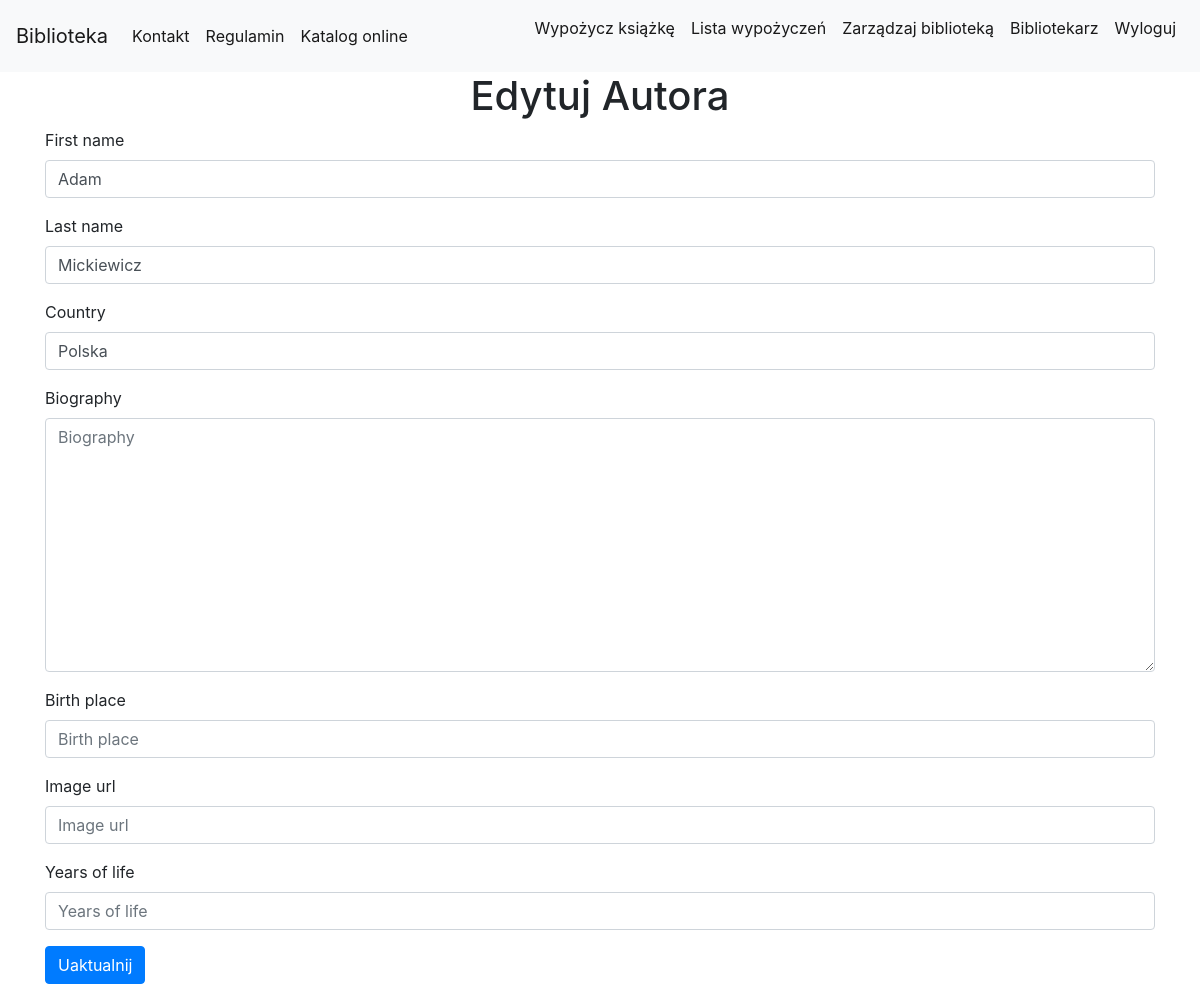
Page /library/update_author/16/ (signed in) on the earlier database version.
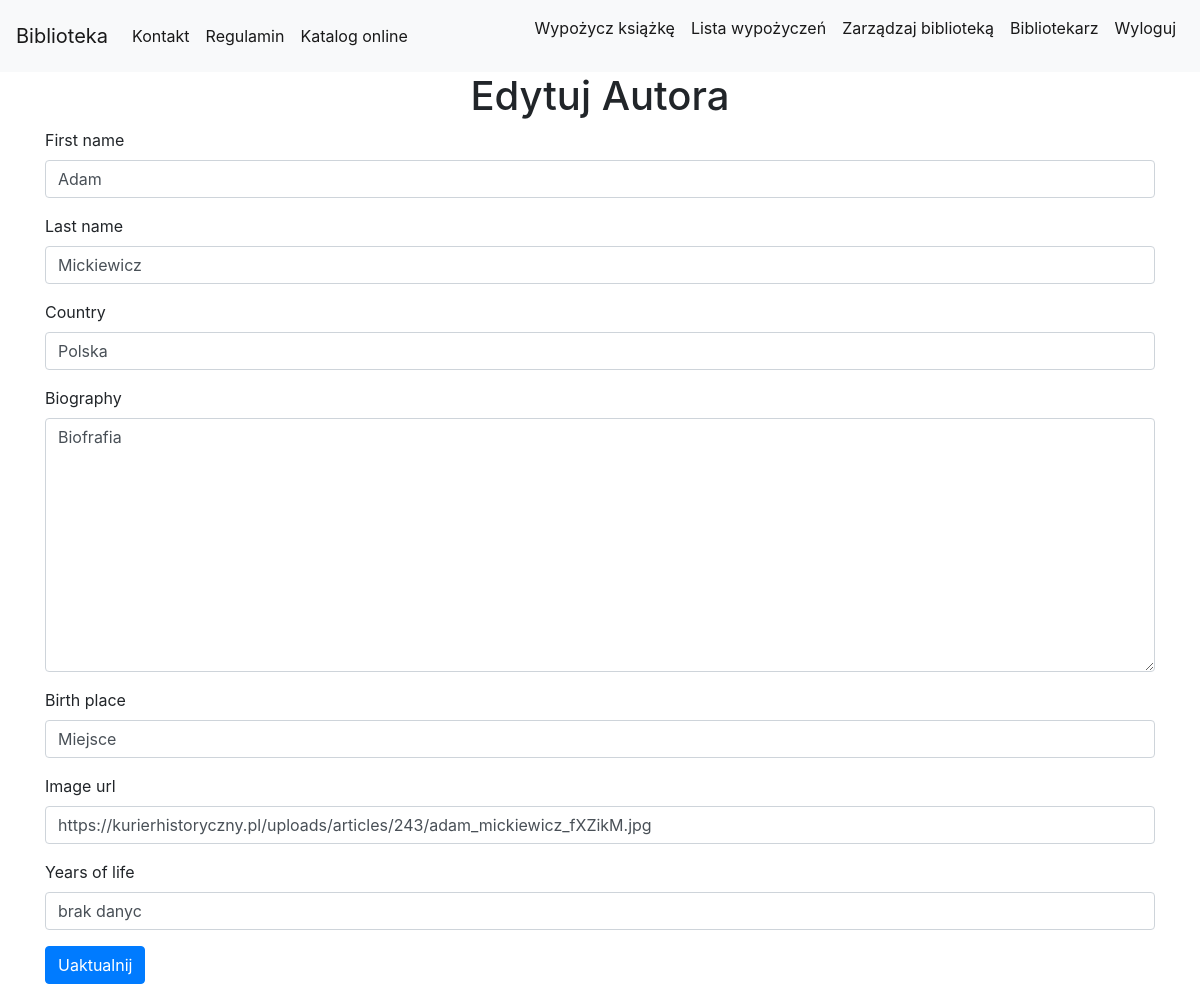
Same page on the later database version.
### library_app/models.py (models this page shows, shortened)
class Author(models.Model):
    first_name = models.CharField(max_length=200)
    last_name = models.CharField(max_length=200)
    country = models.CharField(max_length=200)
    biography = models.TextField(default='', blank=True, null=True)
    birth_place = models.CharField(max_length=200, default='', blank=True, null=True)
    image_url = models.URLField(default='', blank=True, null=True)
    years_of_life = models.CharField(max_length=10, default='', blank=True, null=True)

### library_app/views.py (the view)
# urls.py: url(r'^update_author/(?P<pk>\d+)/$', views.UpdateAuthorView.as_view(), name='author_update'),
class UpdateAuthorView(LoginRequiredMixin, generic.UpdateView):
    login_url = reverse_lazy('login')
    fields = ('first_name', 'last_name', 'country', 'biography', 'birth_place', 'image_url', 'years_of_life')
    model = models.Author
    template_name_suffix = '_update_form' #czyli templatka = author_update_form.html

### library_app/templates/library_app/author_update_form.html (shortened to what this page needs)
{% extends 'base.html' %}
{% load bootstrap4 %}
{% block body_block %}
    <h1>Edytuj Autora</h1>
    <form method="POST" action="{% url 'library_app:author_update' pk=author.pk %}" class="book-form">
        {% bootstrap_form form %}
        <input type="submit" value="Uaktualnij" class="btn btn-primary btn-large">
    </form>
{% endblock %}

Differences in the rows shown:
changed Author "Adam": biography (not shown) → "Biofrafia"; birth_place (not shown) → "Miejsce"; image_url (not shown) → "https://kurierhistoryczny.pl/uploads/articles/243/adam_mickiewicz_fXZikM.jpg"; years_of_life (not shown) → "brak danyc"
